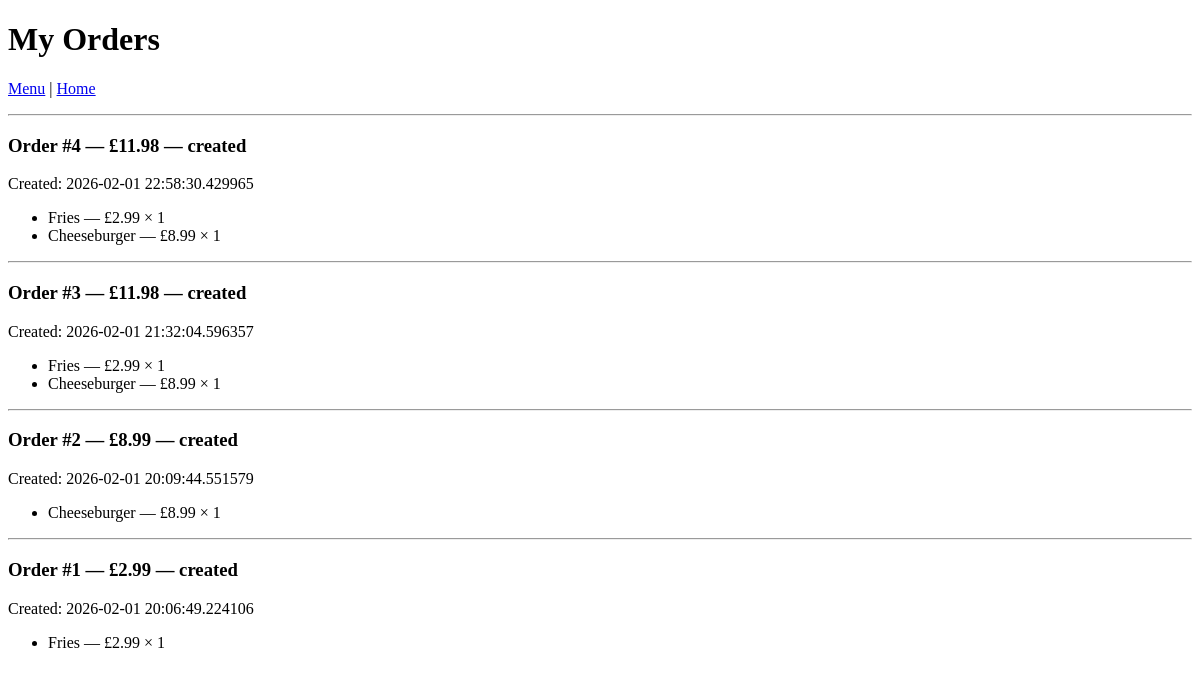
/orders (signed in), run on an earlier commit of the app's database.
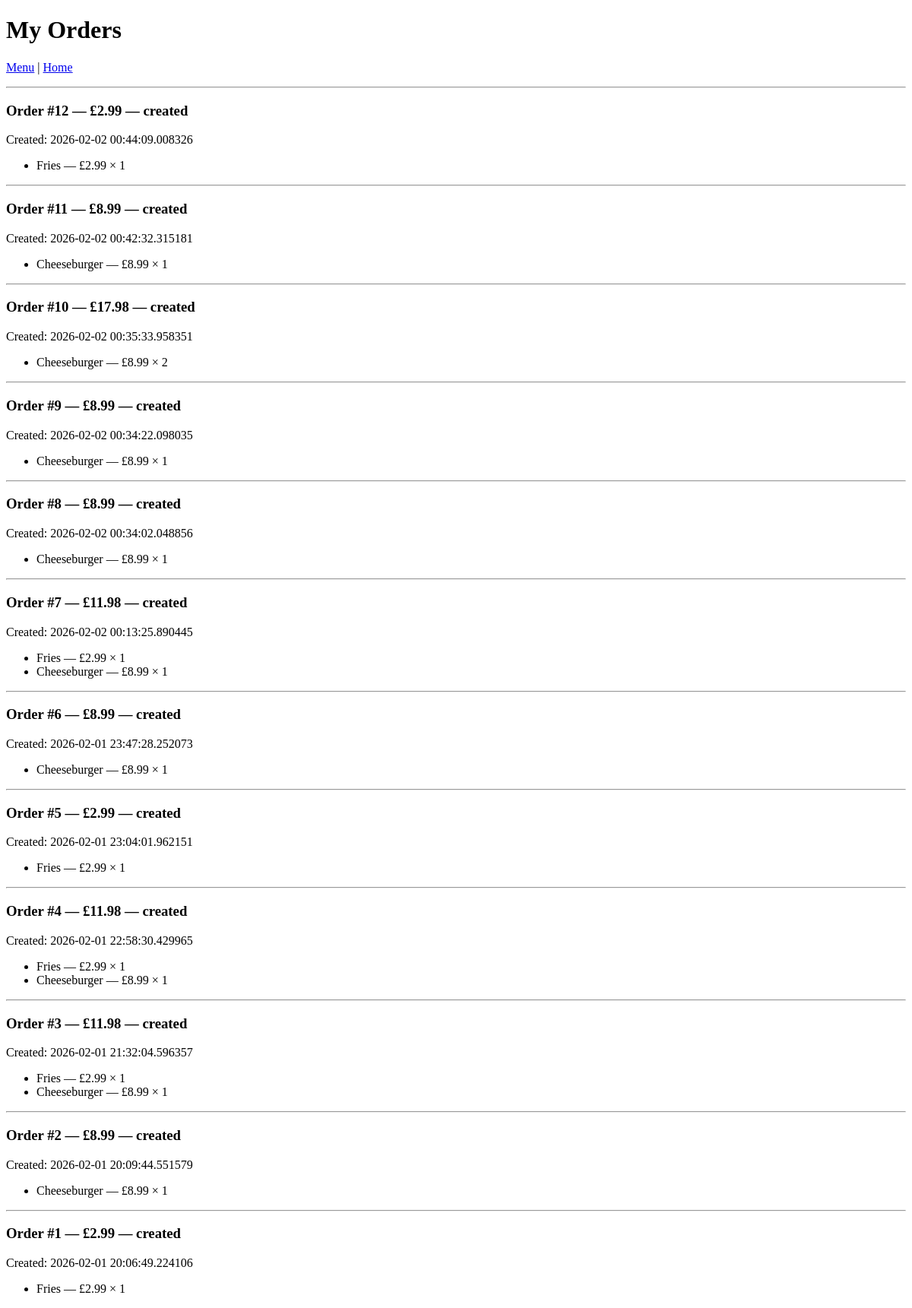
And on a later commit of the database.
### app/models.py (models this page shows)
class Order(db.Model):
    id = db.Column(db.Integer, primary_key=True)
    user_id = db.Column(db.Integer, db.ForeignKey("user.id"), nullable=False)
    created_at = db.Column(db.DateTime, default=datetime.utcnow, nullable=False)
    status = db.Column(db.String(20), default="created", nullable=False)
    total = db.Column(db.Float, default=0.0, nullable=False)
    user = db.relationship("User", backref="orders")

class OrderItem(db.Model):
    id = db.Column(db.Integer, primary_key=True)
    order_id = db.Column(db.Integer, db.ForeignKey("order.id"), nullable=False)
    menu_item_id = db.Column(db.String(100), nullable=False)
    name = db.Column(db.String(120), nullable=False)
    price = db.Column(db.Float, nullable=False)
    quantity = db.Column(db.Integer, default=1, nullable=False)
    order = db.relationship("Order", backref="items")

### app/main.py (the view)
    @app.route("/orders")
    def orders():
        if "user_id" not in session:
            flash("Please log in to view your orders.", "error")
            return redirect(url_for("login"))
        user_orders = Order.query.filter_by(user_id=session["user_id"]).order_by(Order.created_at.desc()).all()
        return render_template("orders.html", orders=user_orders)

### app/templates/orders.html (shortened to what this page needs)
<!doctype html>
<html>
  <head><title>My Orders</title></head>
  <body>
    <h1>My Orders</h1>
    <p><a href="{{ url_for('menu') }}">Menu</a> | <a href="{{ url_for('home') }}">Home</a></p>
    {% if orders %}
      {% for order in orders %}
        <hr />
        <h3>Order #{{ order.id }} — £{{ "%.2f"|format(order.total) }} — {{ order.status }}</h3>
        <p>Created: {{ order.created_at }}</p>
        <ul>
          {% for item in order.items %}
            <li>{{ item.name }} — £{{ item.price }} × {{ item.quantity }}</li>
          {% endfor %}
        </ul>
      {% endfor %}
    {% else %}
      <p>No orders yet.</p>
    {% endif %}
  </body>
</html>

What changed in the data, as far as the page shows it:
added Order: id "12", total "2.99", status "created", created_at "2026-02-02 00:44:09.008326"
added OrderItem: name "Fries", price "2.99", quantity "1", shown under "12"
added Order: id "11", total "8.99", status "created", created_at "2026-02-02 00:42:32.315181"
added OrderItem: name "Cheeseburger", price "8.99", quantity "1", shown under "11"
added Order: id "10", total "17.98", status "created", created_at "2026-02-02 00:35:33.958351"
added OrderItem: name "Cheeseburger", price "8.99", quantity "2", shown under "10"
added Order: id "9", total "8.99", status "created", created_at "2026-02-02 00:34:22.098035"
added OrderItem: name "Cheeseburger", price "8.99", quantity "1", shown under "9"
added Order: id "8", total "8.99", status "created", created_at "2026-02-02 00:34:02.048856"
added OrderItem: name "Cheeseburger", price "8.99", quantity "1", shown under "8"
added Order: id "7", total "11.98", status "created", created_at "2026-02-02 00:13:25.890445"
added OrderItem: name "Fries", price "2.99", quantity "1", shown under "7"
added OrderItem: name "Cheeseburger", price "8.99", quantity "1", shown under "7"
added Order: id "6", total "8.99", status "created", created_at "2026-02-01 23:47:28.252073"
added OrderItem: name "Cheeseburger", price "8.99", quantity "1", shown under "6"
added Order: id "5", total "2.99", status "created", created_at "2026-02-01 23:04:01.962151"
added OrderItem: name "Fries", price "2.99", quantity "1", shown under "5"
